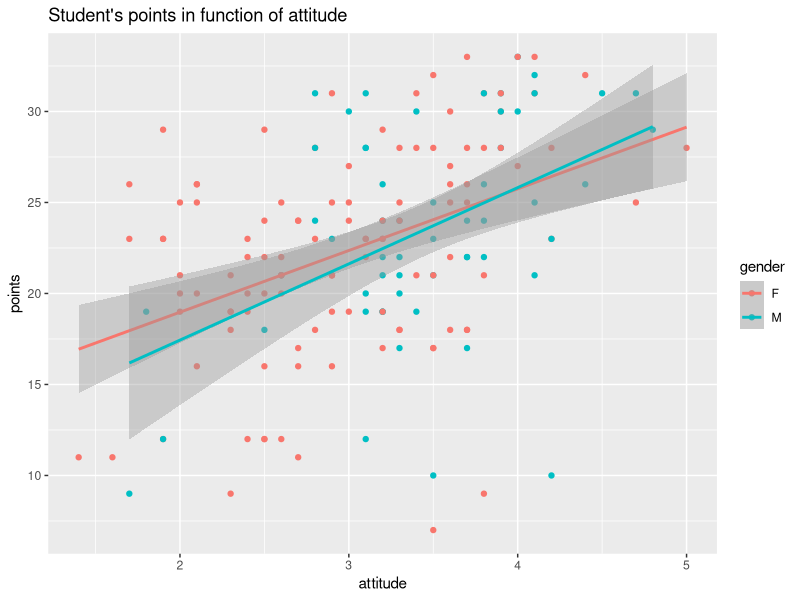
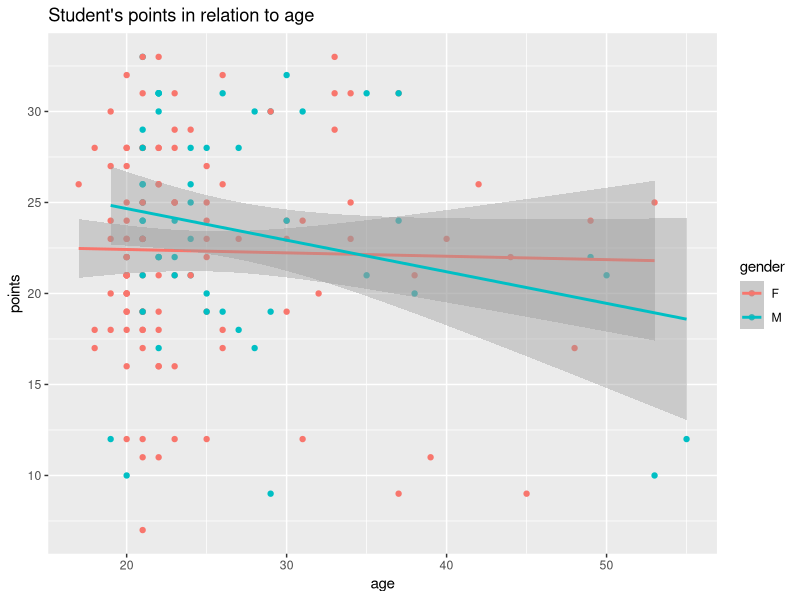
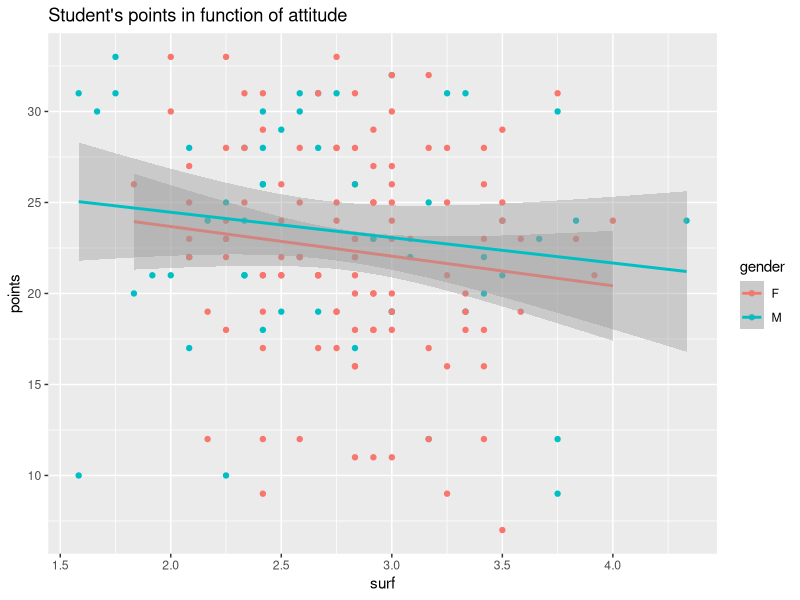
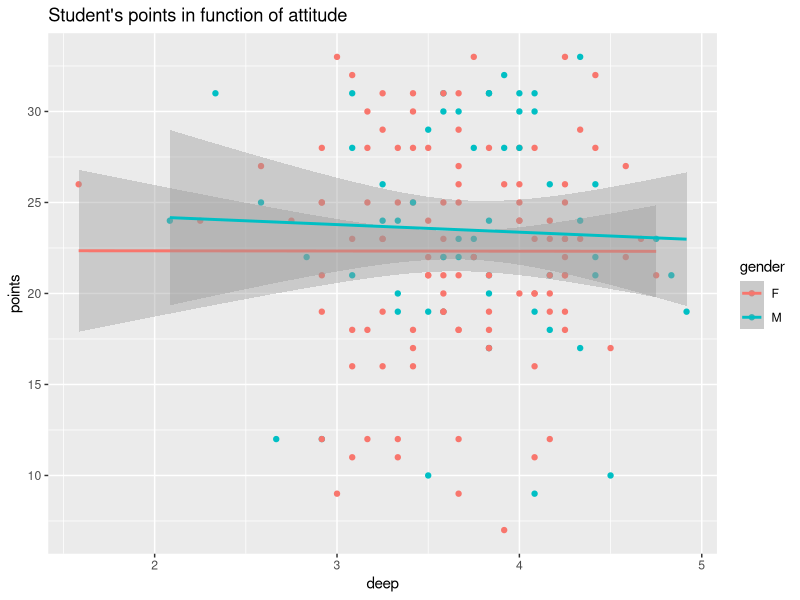
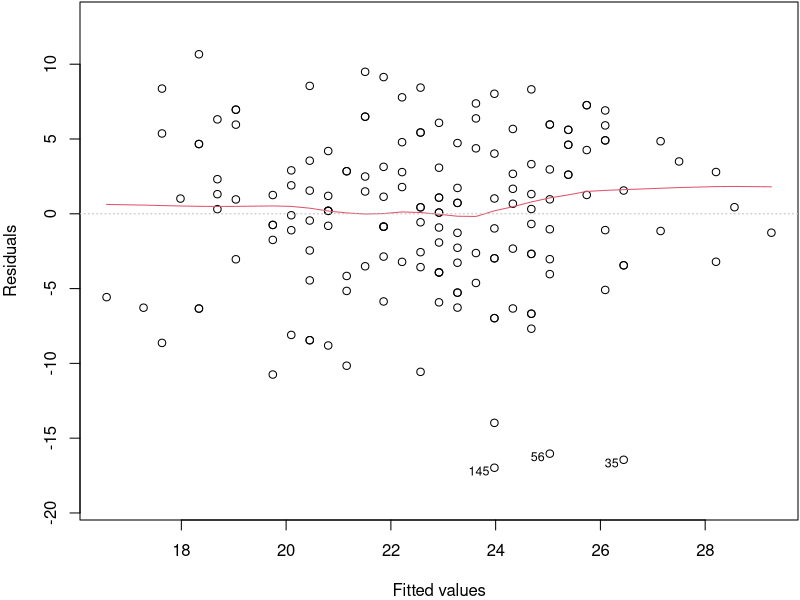
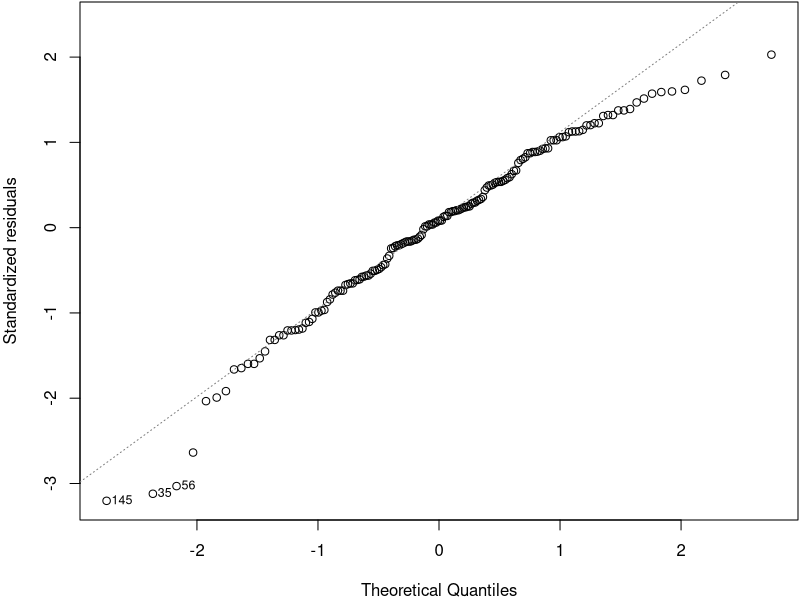
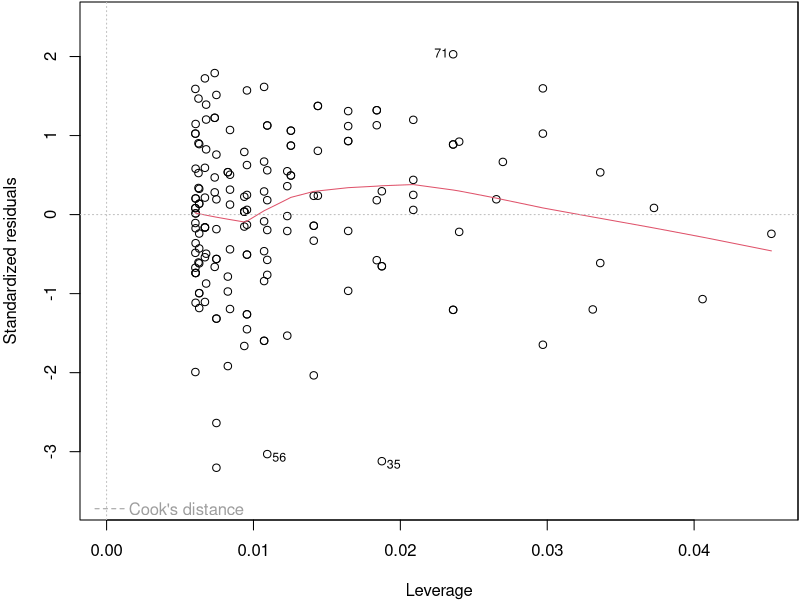

The R script that drew these images, in order:
## ---- chunk 1
learning <- read.csv("data/learning2014.csv",header = T)
str(learning)

## ---- chunk 2

library(ggplot2)

# initialize plot with data and aesthetic mapping
ggplot(learning, aes(x = attitude, y = points, col = gender))+
  geom_point()+
  geom_smooth(method = "lm")+
  ggtitle("Student's points in function of attitude")
ggplot(learning, aes(x = age, y = points, col = gender))+
  geom_point()+
  geom_smooth(method = "lm")+
  ggtitle("Student's points in relation to age")
## ---- chunk 3
library(ggplot2)

# initialize plot with data and aesthetic mapping
ggplot(learning, aes(x = surf, y = points, col = gender))+
  geom_point()+
  geom_smooth(method = "lm")+
  ggtitle("Student's points in function of attitude")
ggplot(learning, aes(x = deep, y = points, col = gender))+
  geom_point()+
  geom_smooth(method = "lm")+
  ggtitle("Student's points in function of attitude")
## ---- chunk 4
summary(learning)
## ---- chunk 5
my_model <- lm(points ~ gender+age+attitude+deep+stra+surf, data = learning)

# summary of the model
summary(my_model)
## ---- chunk 6
my_model2 <- lm(points ~ attitude, data = learning)

# summary of the model
summary(my_model2)

## ---- chunk 7
par(mar = c(4, 4, .1, .1))
# par(mfrow = c(2,2))
plot(my_model2, which = c(1,2,5))
